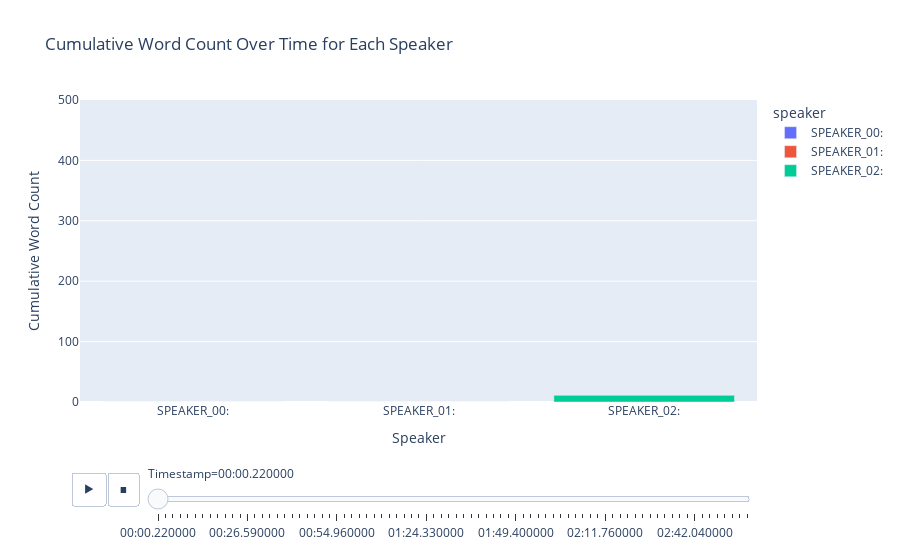

Here is the notebook cell this chart was saved with:
### Code cell
# Create an animated bar plot with Plotly Express
fig = px.bar(df, x='speaker', y='cumulative_word_count', color='speaker',
             animation_frame='timestamp_str',
             title='Cumulative Word Count Over Time for Each Speaker',
             labels={'timestamp_str': 'Timestamp', 'cumulative_word_count': 'Cumulative Word Count'},
             category_orders={'speaker': sorted(df['speaker'].unique())},
             )

# Update layout for better readability
fig.update_layout(xaxis=dict(title='Speaker'),
                  yaxis=dict(title='Cumulative Word Count', range=[0, 500]),
                  )

# Show the plot
fig.show()

### Figure 1 — Plotly figure (JSON) as saved in the notebook; plotly's stock layout.template omitted (floating-point values rounded to 4 significant figures)
{"data": [{"alignmentgroup": "True", "hovertemplate": "speaker=%{x}<br>Timestamp=00:00.220000<br>Cumulative Word Count=%{y}<extra></extra>", "legendgroup": "SPEAKER_00:", "marker": {"color": "#636efa", "pattern": {"shape": ""}}, "name": "SPEAKER_00:", "offsetgroup": "SPEAKER_00:", "orientation": "v", "showlegend": true, "textposition": "auto", "type": "bar", "x": ["SPEAKER_00:"], "xaxis": "x", "y": [0], "yaxis": "y"}, {"alignmentgroup": "True", "hovertemplate": "speaker=%{x}<br>Timestamp=00:00.220000<br>Cumulative Word Count=%{y}<extra></extra>", "legendgroup": "SPEAKER_01:", "marker": {"color": "#EF553B", "pattern": {"shape": ""}}, "name": "SPEAKER_01:", "offsetgroup": "SPEAKER_01:", "orientation": "v", "showlegend": true, "textposition": "auto", "type": "bar", "x": ["SPEAKER_01:"], "xaxis": "x", "y": [0], "yaxis": "y"}, {"alignmentgroup": "True", "hovertemplate": "speaker=%{x}<br>Timestamp=00:00.220000<br>Cumulative Word Count=%{y}<extra></extra>", "legendgroup": "SPEAKER_02:", "marker": {"color": "#00cc96", "pattern": {"shape": ""}}, "name": "SPEAKER_02:", "offsetgroup": "SPEAKER_02:", "orientation": "v", "showlegend": true, "textposition": "auto", "type": "bar", "x": ["SPEAKER_02:"], "xaxis": "x", "y": [11], "yaxis": "y"}], "layout": {"barmode": "relative", "legend": {"title": {"text": "speaker"}, "tracegroupgap": 0}, "sliders": [{"active": 0, "currentvalue": {"prefix": "Timestamp="}, "len": 0.9, "pad": {"b": 10, "t": 60}, "steps": [{"args": [["00:00.220000"], {"frame": {"duration": 0, "redraw": true}, "fromcurrent": true, "mode": "immediate", "transition": {"duration": 0, "easing": "linear"}}], "label": "00:00.220000", "method": "animate"}, {"args": [["00:02.440000"], {"frame": {"duration": 0, "redraw": true}, "fromcurrent": true, "mode": "immediate", "transition": {"duration": 0, "easing": "linear"}}], "label": "00:02.440000", "method": "animate"}, {"args": [["00:04.480000"], {"frame": {"duration": 0, "redraw": true}, "fromcurrent": true, "mode": "immediate", "transition": {"duration": 0, "easing": "linear"}}], "label": "00:04.480000", "method": "animate"}, {"args": [["00:05.980000"], {"frame": {"duration": 0, "redraw": true}, "fromcurrent": true, "mode": "immediate", "transition": {"duration": 0, "easing": "linear"}}], "label": "00:05.980000", "method": "animate"}, {"args": [["00:08.040000"], {"frame": {"duration": 0, "redraw": true}, "fromcurrent": true, "mode": "immediate", "transition": {"duration": 0, "easing": "linear"}}], "label": "00:08.040000", "method": "animate"}, {"args": [["00:09.620000"], {"frame": {"duration": 0, "redraw": true}, "fromcurrent": true, "mode": "immediate", "transition": {"duration": 0, "easing": "linear"}}], "label": "00:09.620000", "method": "animate"}, {"args": [["00:11.640000"], {"frame": {"duration": 0, "redraw": true}, "fromcurrent": true, "mode": "immediate", "transition": {"duration": 0, "easing": "linear"}}], "label": "00:11.640000", "method": "animate"}, {"args": [["00:13.820000"], {"frame": {"duration": 0, "redraw": true}, "fromcurrent": true, "mode": "immediate", "transition": {"duration": 0, "easing": "linear"}}], "label": "00:13.820000", "method": "animate"}, {"args": [["00:17.100000"], {"frame": {"duration": 0, "redraw": true}, "fromcurrent": true, "mode": "immediate", "transition": {"duration": 0, "easing": "linear"}}], "label": "00:17.100000", "method": "animate"}, {"args": [["00:18.340000"], {"frame": {"duration": 0, "redraw": true}, "fromcurrent": true, "mode": "immediate", "transition": {"duration": 0, "easing": "linear"}}], "label": "00:18.340000", "method": "animate"}, {"args": [["00:21.030000"], {"frame": {"duration": 0, "redraw": true}, "fromcurrent": true, "mode": "immediate", "transition": {"duration": 0, "easing": "linear"}}], "label": "00:21.030000", "method": "animate"}, {"args": [["00:24.080000"], {"frame": {"duration": 0, "redraw": true}, "fromcurrent": true, "mode": "immediate", "transition": {"duration": 0, "easing": "linear"}}], "label": "00:24.080000", "method": "animate"}, {"args": [["00:26.590000"], {"frame": {"duration": 0, "redraw": true}, "fromcurrent": true, "mode": "immediate", "transition": {"duration": 0, "easing": "linear"}}], "label": "00:26.590000", "method": "animate"}, {"args": [["00:29.720000"], {"frame": {"duration": 0, "redraw": true}, "fromcurrent": true, "mode": "immediate", "transition": {"duration": 0, "easing": "linear"}}], "label": "00:29.720000", "method": "animate"}, {"args": [["00:35.020000"], {"frame": {"duration": 0, "redraw": true}, "fromcurrent": true, "mode": "immediate", "transition": {"duration": 0, "easing": "linear"}}], "label": "00:35.020000", "method": "animate"}, {"args": [["00:37.120000"], {"frame": {"duration": 0, "redraw": true}, "fromcurrent": true, "mode": "immediate", "transition": {"duration": 0, "easing": "linear"}}], "label": "00:37.120000", "method": "animate"}, {"args": [["00:38.300000"], {"frame": {"duration": 0, "redraw": true}, "fromcurrent": true, "mode": "immediate", "transition": {"duration": 0, "easing": "linear"}}], "label": "00:38.300000", "method": "animate"}, {"args": [["00:40.140000"], {"frame": {"duration": 0, "redraw": true}, "fromcurrent": true, "mode": "immediate", "transition": {"duration": 0, "easing": "linear"}}], "label": "00:40.140000", "method": "animate"}, {"args": [["00:43.640000"], {"frame": {"duration": 0, "redraw": true}, "fromcurrent": true, "mode": "immediate", "transition": {"duration": 0, "easing": "linear"}}], "label": "00:43.640000", "method": "animate"}, {"args": [["00:45.910000"], {"frame": {"duration": 0, "redraw": true}, "fromcurrent": true, "mode": "immediate", "transition": {"duration": 0, "easing": "linear"}}], "label": "00:45.910000", "method": "animate"}, {"args": [["00:47.520000"], {"frame": {"duration": 0, "redraw": true}, "fromcurrent": true, "mode": "immediate", "transition": {"duration": 0, "easing": "linear"}}], "label": "00:47.520000", "method": "animate"}, {"args": [["00:49.210000"], {"frame": {"duration": 0, "redraw": true}, "fromcurrent": true, "mode": "immediate", "transition": {"duration": 0, "easing": "linear"}}], "label": "00:49.210000", "method": "animate"}, {"args": [["00:51.100000"], {"frame": {"duration": 0, "redraw": true}, "fromcurrent": true, "mode": "immediate", "transition": {"duration": 0, "easing": "linear"}}], "label": "00:51.100000", "method": "animate"}, {"args": [["00:53.300000"], {"frame": {"duration": 0, "redraw": true}, "fromcurrent": true, "mode": "immediate", "transition": {"duration": 0, "easing": "linear"}}], "label": "00:53.300000", "method": "animate"}, {"args": [["00:54.960000"], {"frame": {"duration": 0, "redraw": true}, "fromcurrent": true, "mode": "immediate", "transition": {"duration": 0, "easing": "linear"}}], "label": "00:54.960000", "method": "animate"}, {"args": [["00:57.320000"], {"frame": {"duration": 0, "redraw": true}, "fromcurrent": true, "mode": "immediate", "transition": {"duration": 0, "easing": "linear"}}], "label": "00:57.320000", "method": "animate"}, {"args": [["01:00.350000"], {"frame": {"duration": 0, "redraw": true}, "fromcurrent": true, "mode": "immediate", "transition": {"duration": 0, "easing": "linear"}}], "label": "01:00.350000", "method": "animate"}, {"args": [["01:02.280000"], {"frame": {"duration": 0, "redraw": true}, "fromcurrent": true, "mode": "immediate", "transition": {"duration": 0, "easing": "linear"}}], "label": "01:02.280000", "method": "animate"}, {"args": [["01:04.410000"], {"frame": {"duration": 0, "redraw": true}, "fromcurrent": true, "mode": "immediate", "transition": {"duration": 0, "easing": "linear"}}], "label": "01:04.410000", "method": "animate"}, {"args": [["01:06.980000"], {"frame": {"duration": 0, "redraw": true}, "fromcurrent": true, "mode": "immediate", "transition": {"duration": 0, "easing": "linear"}}], "label": "01:06.980000", "method": "animate"}, {"args": [["01:11.420000"], {"frame": {"duration": 0, "redraw": true}, "fromcurrent": true, "mode": "immediate", "transition": {"duration": 0, "easing": "linear"}}], "label": "01:11.420000", "method": "animate"}, {"args": [["01:13.610000"], {"frame": {"duration": 0, "redraw": true}, "fromcurrent": true, "mode": "immediate", "transition": {"duration": 0, "easing": "linear"}}], "label": "01:13.610000", "method": "animate"}, {"args": [["01:15.620000"], {"frame": {"duration": 0, "redraw": true}, "fromcurrent": true, "mode": "immediate", "transition": {"duration": 0, "easing": "linear"}}], "label": "01:15.620000", "method": "animate"}, {"args": [["01:17.230000"], {"frame": {"duration": 0, "redraw": true}, "fromcurrent": true, "mode": "immediate", "transition": {"duration": 0, "easing": "linear"}}], "label": "01:17.230000", "method": "animate"}, {"args": [["01:20.000000"], {"frame": {"duration": 0, "redraw": true}, "fromcurrent": true, "mode": "immediate", "transition": {"duration": 0, "easing": "linear"}}], "label": "01:20.000000", "method": "animate"}, {"args": [["01:22.040000"], {"frame": {"duration": 0, "redraw": true}, "fromcurrent": true, "mode": "immediate", "transition": {"duration": 0, "easing": "linear"}}], "label": "01:22.040000", "method": "animate"}, {"args": [["01:24.330000"], {"frame": {"duration": 0, "redraw": true}, "fromcurrent": true, "mode": "immediate", "transition": {"duration": 0, "easing": "linear"}}], "label": "01:24.330000", "method": "animate"}, {"args": [["01:25.840000"], {"frame": {"duration": 0, "redraw": true}, "fromcurrent": true, "mode": "immediate", "transition": {"duration": 0, "easing": "linear"}}], "label": "01:25.840000", "method": "animate"}, {"args": [["01:29.260000"], {"frame": {"duration": 0, "redraw": true}, "fromcurrent": true, "mode": "immediate", "transition": {"duration": 0, "easing": "linear"}}], "label": "01:29.260000", "method": "animate"}, {"args": [["01:31.680000"], {"frame": {"duration": 0, "redraw": true}, "fromcurrent": true, "mode": "immediate", "transition": {"duration": 0, "easing": "linear"}}], "label": "01:31.680000", "method": "animate"}, {"args": [["01:34.940000"], {"frame": {"duration": 0, "redraw": true}, "fromcurrent": true, "mode": "immediate", "transition": {"duration": 0, "easing": "linear"}}], "label": "01:34.940000", "method": "animate"}, {"args": [["01:36.700000"], {"frame": {"duration": 0, "redraw": true}, "fromcurrent": true, "mode": "immediate", "transition": {"duration": 0, "easing": "linear"}}], "label": "01:36.700000", "method": "animate"}, {"args": [["01:38.760000"], {"frame": {"duration": 0, "redraw": true}, "fromcurrent": true, "mode": "immediate", "transition": {"duration": 0, "easing": "linear"}}], "label": "01:38.760000", "method": "animate"}, {"args": [["01:40.100000"], {"frame": {"duration": 0, "redraw": true}, "fromcurrent": true, "mode": "immediate", "transition": {"duration": 0, "easing": "linear"}}], "label": "01:40.100000", "method": "animate"}, {"args": [["01:40.640000"], {"frame": {"duration": 0, "redraw": true}, "fromcurrent": true, "mode": "immediate", "transition": {"duration": 0, "easing": "linear"}}], "label": "01:40.640000", "method": "animate"}, {"args": [["01:43.040000"], {"frame": {"duration": 0, "redraw": true}, "fromcurrent": true, "mode": "immediate", "transition": {"duration": 0, "easing": "linear"}}], "label": "01:43.040000", "method": "animate"}, {"args": [["01:46.420000"], {"frame": {"duration": 0, "redraw": true}, "fromcurrent": true, "mode": "immediate", "transition": {"duration": 0, "easing": "linear"}}], "label": "01:46.420000", "method": "animate"}, {"args": [["01:47.630000"], {"frame": {"duration": 0, "redraw": true}, "fromcurrent": true, "mode": "immediate", "transition": {"duration": 0, "easing": "linear"}}], "label": "01:47.630000", "method": "animate"}, {"args": [["01:49.400000"], {"frame": {"duration": 0, "redraw": true}, "fromcurrent": true, "mode": "immediate", "transition": {"duration": 0, "easing": "linear"}}], "label": "01:49.400000", "method": "animate"}, {"args": [["01:50.240000"], {"frame": {"duration": 0, "redraw": true}, "fromcurrent": true, "mode": "immediate", "transition": {"duration": 0, "easing": "linear"}}], "label": "01:50.240000", "method": "animate"}, {"args": [["01:51.460000"], {"frame": {"duration": 0, "redraw": true}, "fromcurrent": true, "mode": "immediate", "transition": {"duration": 0, "easing": "linear"}}], "label": "01:51.460000", "method": "animate"}, {"args": [["01:52.120000"], {"frame": {"duration": 0, "redraw": true}, "fromcurrent": true, "mode": "immediate", "transition": {"duration": 0, "easing": "linear"}}], "label": "01:52.120000", "method": "animate"}, {"args": [["01:53.360000"], {"frame": {"duration": 0, "redraw": true}, "fromcurrent": true, "mode": "immediate", "transition": {"duration": 0, "easing": "linear"}}], "label": "01:53.360000", "method": "animate"}, {"args": [["01:55.120000"], {"frame": {"duration": 0, "redraw": true}, "fromcurrent": true, "mode": "immediate", "transition": {"duration": 0, "easing": "linear"}}], "label": "01:55.120000", "method": "animate"}, {"args": [["01:56.400000"], {"frame": {"duration": 0, "redraw": true}, "fromcurrent": true, "mode": "immediate", "transition": {"duration": 0, "easing": "linear"}}], "label": "01:56.400000", "method": "animate"}, {"args": [["01:59.160000"], {"frame": {"duration": 0, "redraw": true}, "fromcurrent": true, "mode": "immediate", "transition": {"duration": 0, "easing": "linear"}}], "label": "01:59.160000", "method": "animate"}, {"args": [["02:00.050000"], {"frame": {"duration": 0, "redraw": true}, "fromcurrent": true, "mode": "immediate", "transition": {"duration": 0, "easing": "linear"}}], "label": "02:00.050000", "method": "animate"}, {"args": [["02:02.920000"], {"frame": {"duration": 0, "redraw": true}, "fromcurrent": true, "mode": "immediate", "transition": {"duration": 0, "easing": "linear"}}], "label": "02:02.920000", "method": "animate"}, {"args": [["02:05.500000"], {"frame": {"duration": 0, "redraw": true}, "fromcurrent": true, "mode": "immediate", "transition": {"duration": 0, "easing": "linear"}}], "label": "02:05.500000", "method": "animate"}, {"args": [["02:08.600000"], {"frame": {"duration": 0, "redraw": true}, "fromcurrent": true, "mode": "immediate", "transition": {"duration": 0, "easing": "linear"}}], "label": "02:08.600000", "method": "animate"}, {"args": [["02:11.760000"], {"frame": {"duration": 0, "redraw": true}, "fromcurrent": true, "mode": "immediate", "transition": {"duration": 0, "easing": "linear"}}], "label": "02:11.760000", "method": "animate"}, {"args": [["02:14.740000"], {"frame": {"duration": 0, "redraw": true}, "fromcurrent": true, "mode": "immediate", "transition": {"duration": 0, "easing": "linear"}}], "label": "02:14.740000", "method": "animate"}, {"args": [["02:16.940000"], {"frame": {"duration": 0, "redraw": true}, "fromcurrent": true, "mode": "immediate", "transition": {"duration": 0, "easing": "linear"}}], "label": "02:16.940000", "method": "animate"}, {"args": [["02:19.340000"], {"frame": {"duration": 0, "redraw": true}, "fromcurrent": true, "mode": "immediate", "transition": {"duration": 0, "easing": "linear"}}], "label": "02:19.340000", "method": "animate"}, {"args": [["02:22.030000"], {"frame": {"duration": 0, "redraw": true}, "fromcurrent": true, "mode": "immediate", "transition": {"duration": 0, "easing": "linear"}}], "label": "02:22.030000", "method": "animate"}, {"args": [["02:24.180000"], {"frame": {"duration": 0, "redraw": true}, "fromcurrent": true, "mode": "immediate", "transition": {"duration": 0, "easing": "linear"}}], "label": "02:24.180000", "method": "animate"}, {"args": [["02:25.140000"], {"frame": {"duration": 0, "redraw": true}, "fromcurrent": true, "mode": "immediate", "transition": {"duration": 0, "easing": "linear"}}], "label": "02:25.140000", "method": "animate"}, {"args": [["02:28.280000"], {"frame": {"duration": 0, "redraw": true}, "fromcurrent": true, "mode": "immediate", "transition": {"duration": 0, "easing": "linear"}}], "label": "02:28.280000", "method": "animate"}, {"args": [["02:29.880000"], {"frame": {"duration": 0, "redraw": true}, "fromcurrent": true, "mode": "immediate", "transition": {"duration": 0, "easing": "linear"}}], "label": "02:29.880000", "method": "animate"}, {"args": [["02:32.180000"], {"frame": {"duration": 0, "redraw": true}, "fromcurrent": true, "mode": "immediate", "transition": {"duration": 0, "easing": "linear"}}], "label": "02:32.180000", "method": "animate"}, {"args": [["02:33.900000"], {"frame": {"duration": 0, "redraw": true}, "fromcurrent": true, "mode": "immediate", "transition": {"duration": 0, "easing": "linear"}}], "label": "02:33.900000", "method": "animate"}, {"args": [["02:37.540000"], {"frame": {"duration": 0, "redraw": true}, "fromcurrent": true, "mode": "immediate", "transition": {"duration": 0, "easing": "linear"}}], "label": "02:37.540000", "method": "animate"}, {"args": [["02:42.040000"], {"frame": {"duration": 0, "redraw": true}, "fromcurrent": true, "mode": "immediate", "transition": {"duration": 0, "easing": "linear"}}], "label": "02:42.040000", "method": "animate"}, {"args": [["02:44.630000"], {"frame": {"duration": 0, "redraw": true}, "fromcurrent": true, "mode": "immediate", "transition": {"duration": 0, "easing": "linear"}}], "label": "02:44.630000", "method": "animate"}, {"args": [["02:46.590000"], {"frame": {"duration": 0, "redraw": true}, "fromcurrent": true, "mode": "immediate", "transition": {"duration": 0, "easing": "linear"}}], "label": "02:46.590000", "method": "animate"}, {"args": [["02:49.140000"], {"frame": {"duration": 0, "redraw": true}, "fromcurrent": true, "mode": "immediate", "transition": {"duration": 0, "easing": "linear"}}], "label": "02:49.140000", "method": "animate"}, {"args": [["02:50.880000"], {"frame": {"duration": 0, "redraw": true}, "fromcurrent": true, "mode": "immediate", "transition": {"duration": 0, "easing": "linear"}}], "label": "02:50.880000", "method": "animate"}, {"args": [["02:52.360000"], {"frame": {"duration": 0, "redraw": true}, "fromcurrent": true, "mode": "immediate", "transition": {"duration": 0, "easing": "linear"}}], "label": "02:52.360000", "method": "animate"}, {"args": [["02:53.940000"], {"frame": {"duration": 0, "redraw": true}, "fromcurrent": true, "mode": "immediate", "transition": {"duration": 0, "easing": "linear"}}], "label": "02:53.940000", "method": "animate"}, {"args": [["02:56.670000"], {"frame": {"duration": 0, "redraw": true}, "fromcurrent": true, "mode": "immediate", "transition": {"duration": 0, "easing": "linear"}}], "label": "02:56.670000", "method": "animate"}], "x": 0.1, "xanchor": "left", "y": 0, "yanchor": "top"}], "title": {"text": "Cumulative Word Count Over Time for Each Speaker"}, "updatemenus": [{"buttons": [{"args": [null, {"frame": {"duration": 500, "redraw": true}, "fromcurrent": true, "mode": "immediate", "transition": {"duration": 500, "easing": "linear"}}], "label": "&#9654;", "method": "animate"}, {"args": [[null], {"frame": {"duration": 0, "redraw": true}, "fromcurrent": true, "mode": "immediate", "transition": {"duration": 0, "easing": "linear"}}], "label": "&#9724;", "method": "animate"}], "direction": "left", "pad": {"r": 10, "t": 70}, "showactive": false, "type": "buttons", "x": 0.1, "xanchor": "right", "y": 0, "yanchor": "top"}], "xaxis": {"anchor": "y", "categoryarray": ["SPEAKER_00:", "SPEAKER_01:", "SPEAKER_02:"], "categoryorder": "array", "domain": [0, 1], "title": {"text": "Speaker"}}, "yaxis": {"anchor": "x", "domain": [0, 1], "range": [0, 500], "title": {"text": "Cumulative Word Count"}}}}
